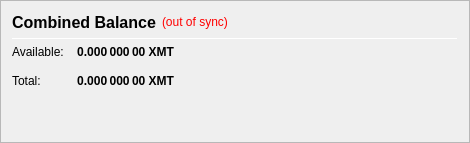
                   <widget class="QFrame" name="frame_CombinedBalances">
                    <property name="minimumSize">
                     <size>
                      <width>470</width>
                      <height>0</height>
                     </size>
                    </property>
                    <property name="frameShape">
                     <enum>QFrame::StyledPanel</enum>
                    </property>
                    <property name="frameShadow">
                     <enum>QFrame::Raised</enum>
                    </property>
                    <layout class="QVBoxLayout" name="verticalLayout_5">
                     <item>
                      <layout class="QHBoxLayout" name="horizontalLayout_5" stretch="0,0,0">
                       <item>
                        <widget class="QLabel" name="label_5z">
                         <property name="minimumSize">
                          <size>
                           <width>0</width>
                           <height>20</height>
                          </size>
                         </property>
                         <property name="font">
                          <font>
                           <pointsize>12</pointsize>
                           <weight>75</weight>
                           <bold>true</bold>
                          </font>
                         </property>
                         <property name="toolTip">
                          <string>Combined Balance (including unconfirmed and immature coins)</string>
                         </property>
                         <property name="text">
                          <string>Combined Balance</string>
                         </property>
                        </widget>
                       </item>
                       <item>
                        <widget class="QLabel" name="labelWalletStatus">
                         <property name="cursor">
                          <cursorShape>WhatsThisCursor</cursorShape>
                         </property>
                         <property name="toolTip">
                          <string>The displayed information may be out of date. Your wallet automatically synchronizes with the MoneroTrust network after a connection is established, but this process has not completed yet.</string>
                         </property>
                         <property name="styleSheet">
                          <string notr="true">QLabel { color: red; }</string>
                         </property>
                         <property name="text">
                          <string notr="true">(out of sync)</string>
                         </property>
                         <property name="alignment">
                          <set>Qt::AlignLeading|Qt::AlignLeft|Qt::AlignVCenter</set>
                         </property>
                        </widget>
                       </item>
                       <item>
                        <spacer name="horizontalSpacer_1">
                         <property name="orientation">
                          <enum>Qt::Horizontal</enum>
                         </property>
                         <property name="sizeHint" stdset="0">
                          <size>
                           <width>40</width>
                           <height>20</height>
                          </size>
                         </property>
                        </spacer>
                       </item>
                      </layout>
                     </item>
                     <item>
                      <widget class="Line" name="line_CombinedBalance">
                       <property name="minimumSize">
                        <size>
                         <width>0</width>
                         <height>1</height>
                        </size>
                       </property>
                       <property name="maximumSize">
                        <size>
                         <width>16777215</width>
                         <height>1</height>
                        </size>
                       </property>
                       <property name="orientation">
                        <enum>Qt::Horizontal</enum>
                       </property>
                      </widget>
                     </item>
                     <item>
                      <layout class="QGridLayout" name="gridLayout_3">
                       <property name="spacing">
                        <number>12</number>
                       </property>
                       <item row="1" column="0">
                        <widget class="QLabel" name="labelBalanceTextz">
                         <property name="text">
                          <string>Available:</string>
                         </property>
                        </widget>
                       </item>
                       <item row="1" column="1">
                        <widget class="QLabel" name="labelBalancez">
                         <property name="font">
                          <font>
                           <weight>75</weight>
                           <bold>true</bold>
                          </font>
                         </property>
                         <property name="cursor">
                          <cursorShape>IBeamCursor</cursorShape>
                         </property>
                         <property name="toolTip">
                          <string>Your current spendable balance</string>
                         </property>
                         <property name="text">
                          <string notr="true">0.000 000 00 XMT</string>
                         </property>
                         <property name="alignment">
                          <set>Qt::AlignRight|Qt::AlignTrailing|Qt::AlignVCenter</set>
                         </property>
                         <property name="textInteractionFlags">
                          <set>Qt::LinksAccessibleByMouse|Qt::TextSelectableByKeyboard|Qt::TextSelectableByMouse</set>
                         </property>
                        </widget>
                       </item>
                       <item row="2" column="0">
                        <widget class="QLabel" name="labelTotalTextz">
                         <property name="text">
                          <string>Total:</string>
                         </property>
                        </widget>
                       </item>
                       <item row="2" column="1">
                        <widget class="QLabel" name="labelTotalz">
                         <property name="font">
                          <font>
                           <weight>75</weight>
                           <bold>true</bold>
                          </font>
                         </property>
                         <property name="cursor">
                          <cursorShape>IBeamCursor</cursorShape>
                         </property>
                         <property name="toolTip">
                          <string>Total Balance, including all unavailable coins.</string>
                         </property>
                         <property name="text">
                          <string notr="true">0.000 000 00 XMT</string>
                         </property>
                         <property name="alignment">
                          <set>Qt::AlignRight|Qt::AlignTrailing|Qt::AlignVCenter</set>
                         </property>
                         <property name="textInteractionFlags">
                          <set>Qt::LinksAccessibleByMouse|Qt::TextSelectableByKeyboard|Qt::TextSelectableByMouse</set>
                         </property>
                        </widget>
                       </item>
                       <item row="2" column="3">
                        <spacer name="horizontalSpacer_2">
                         <property name="orientation">
                          <enum>Qt::Horizontal</enum>
                         </property>
                         <property name="sizeHint" stdset="0">
                          <size>
                           <width>40</width>
                           <height>20</height>
                          </size>
                         </property>
                        </spacer>
                       </item>
                      </layout>
                     </item>
                     <item>
                      <spacer name="verticalSpacer_1">
                       <property name="orientation">
                        <enum>Qt::Vertical</enum>
                       </property>
                       <property name="sizeHint" stdset="0">
                        <size>
                         <width>20</width>
                         <height>40</height>
                        </size>
                       </property>
                      </spacer>
                     </item>
                    </layout>
                   </widget>
